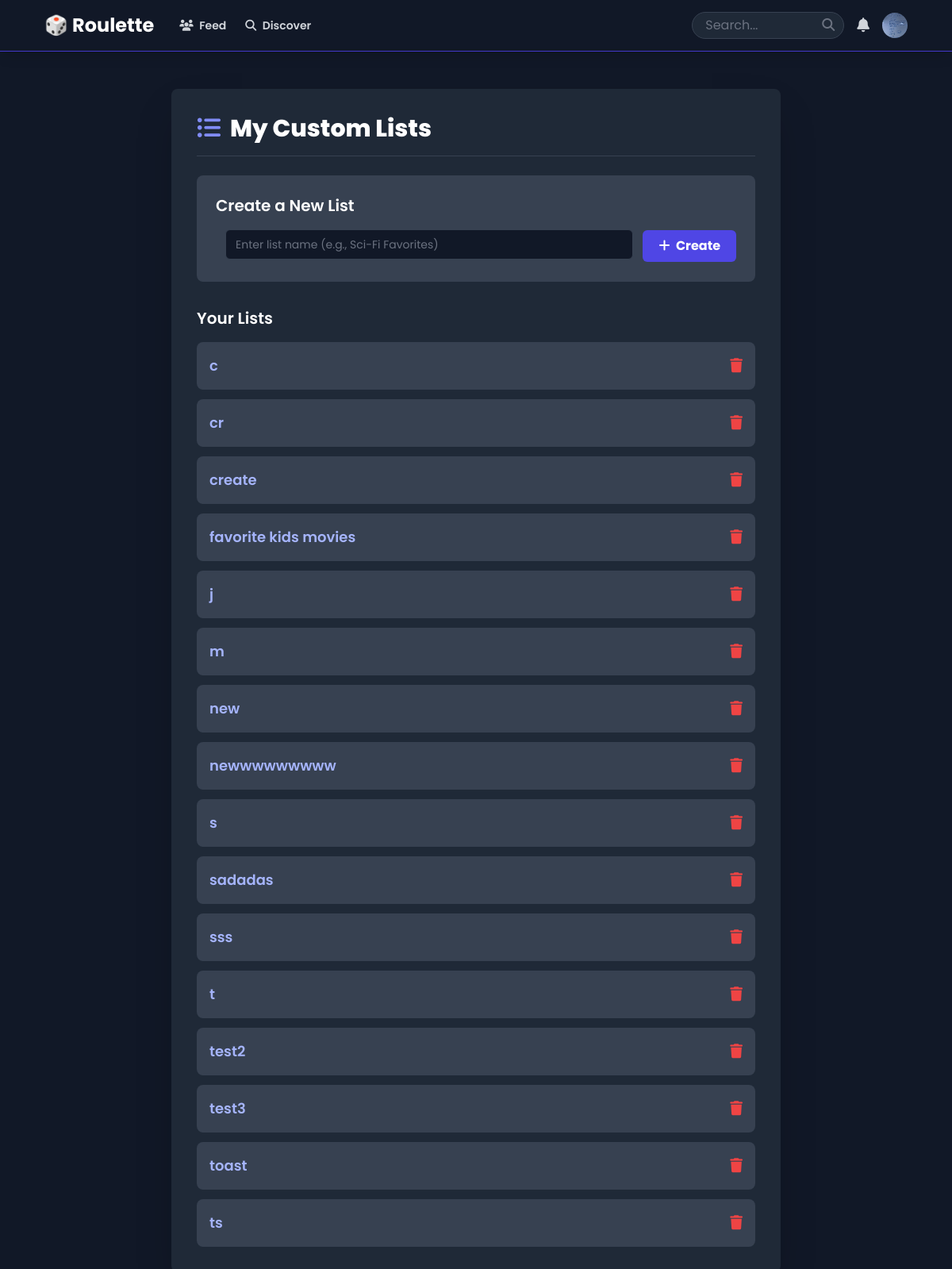
Page /lists/ (signed in) on the earlier database version.
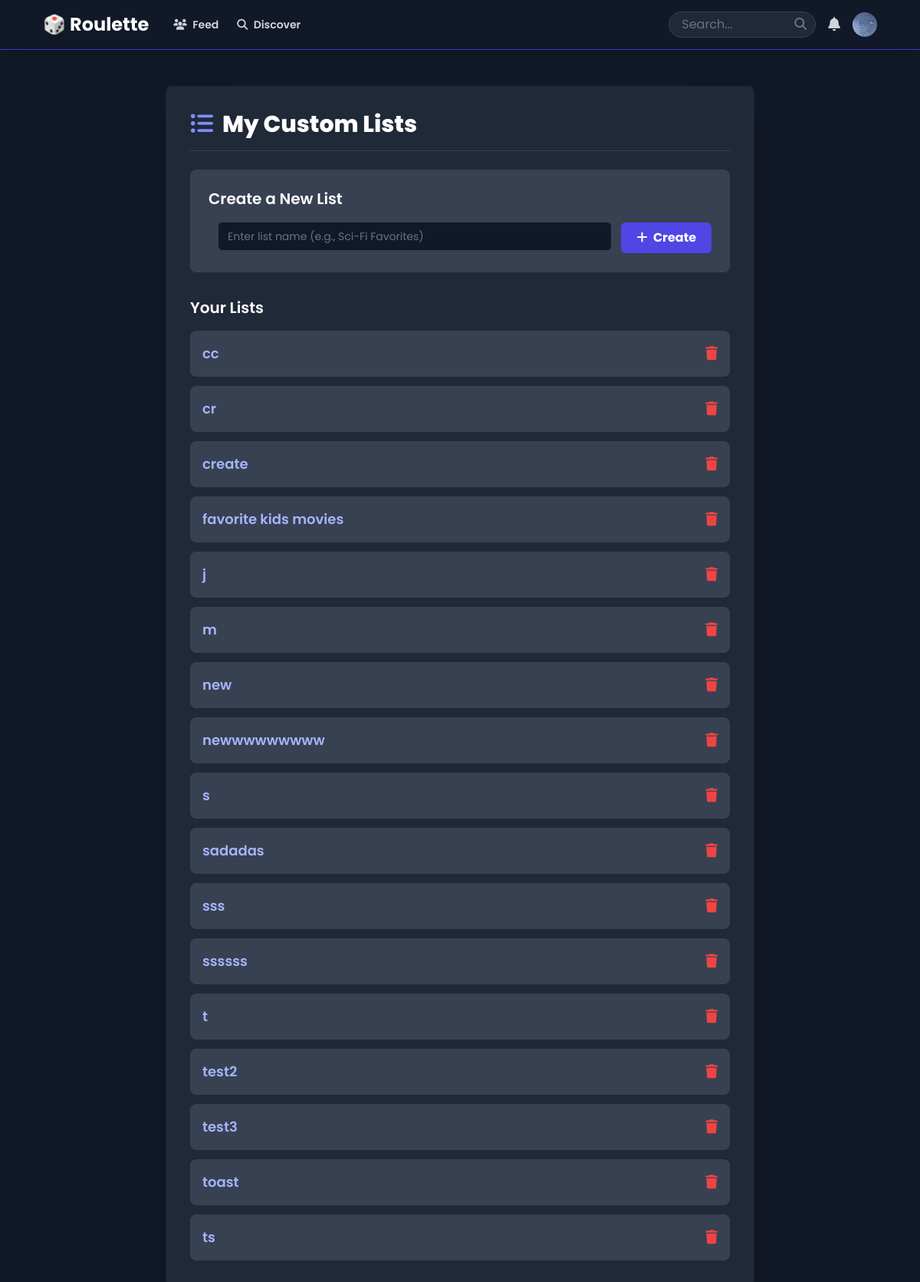
Same page on the later database version.
### roulette/models.py (models this page shows, shortened)
class UserList(models.Model):
    user = models.ForeignKey(settings.AUTH_USER_MODEL, on_delete=models.CASCADE, related_name='custom_lists')
    name = models.CharField(max_length=100)
    description = models.TextField(blank=True, null=True, max_length=500, help_text="Optional: Describe your list.")
    is_public = models.BooleanField(default=False, help_text="Make this list viewable by others?")
    created_at = models.DateTimeField(auto_now_add=True)
    updated_at = models.DateTimeField(auto_now=True)
    class Meta:
        unique_together = ('user', 'name')
        ordering = ['name']

### roulette/views.py (the view)
# urls.py: path('lists/', views.list_all_lists_view, name='list_all'),        # Page to view/create lists
@login_required
def list_all_lists_view(request):
    user_lists = UserList.objects.filter(user=request.user)
    form = UserListForm()
    context = {
        'lists': user_lists,
        'form': form,
    }
    return render(request, 'roulette/list_all.html', context)

### roulette/context_processors.py (called while the page is built)
def unread_notifications_count(request):
    if request.user.is_authenticated:
        count = Notification.objects.filter(recipient=request.user, read=False).count()
        return {'unread_notifications_count': count}
    return {'unread_notifications_count': 0} # Return 0 if user is not logged in

### roulette/templates/roulette/list_all.html (shortened to what this page needs)
{% extends 'roulette/base.html' %}
{% block content %}
<div class="bg-gray-800 p-8 rounded-lg shadow-2xl max-w-3xl mx-auto">
    <h2 class="text-3xl font-extrabold text-white mb-6 border-b border-gray-700 pb-4">
        <i class="fas fa-list-ul mr-3 text-indigo-400"></i>My Custom Lists
    </h2>
    <div class="mb-8 p-6 bg-gray-700 rounded-lg">
        <h3 class="text-xl font-semibold text-white mb-4">Create a New List</h3>
        <form id="create-list-form" action="{% url 'roulette:list_create' %}" method="POST" class="flex items-center space-x-3">
            <div class="flex-grow">
                {{ form.name }}
            </div>
            <button type="submit" class="bg-indigo-600 hover:bg-indigo-700 text-white font-bold py-2 px-5 rounded-md">
                <i class="fas fa-plus mr-1"></i> Create
            </button>
        </form>
    </div>
    <div>
        <h3 class="text-xl font-semibold text-white mb-4">Your Lists</h3>
        <div id="user-lists-container" class="space-y-3">
            {% for list in lists %}
                <div class="user-list-item flex items-center justify-between p-4 bg-gray-700 rounded-lg hover:bg-gray-600 transition-colors" data-list-id="{{ list.id }}">
                    <a href="{% url 'roulette:list_detail' list_id=list.id %}" class="font-semibold text-lg text-indigo-300 hover:text-indigo-100 flex-grow mr-4 list-name">
                        {{ list.name }}
                    </a>
                    <button type="button" class="delete-list-btn text-red-500 hover:text-red-400 text-lg"
                            data-list-id="{{ list.id }}"
                            data-list-name="{{ list.name|escapejs }}"
                            data-delete-url="{% url 'roulette:list_delete' list_id=list.id %}"
                            title="Delete List">
                        <i class="fas fa-trash"></i>
                    </button>
                </div>
            {% empty %}
                <p id="no-lists-message" class="text-gray-400 text-center py-4">You haven't created any custom lists yet.</p>
            {% endfor %}
        </div>
    </div>
</div>
{% endblock %}

Differences in the rows shown:
removed UserList: name "c"
added UserList: name "cc"
added UserList: name "ssssss"
